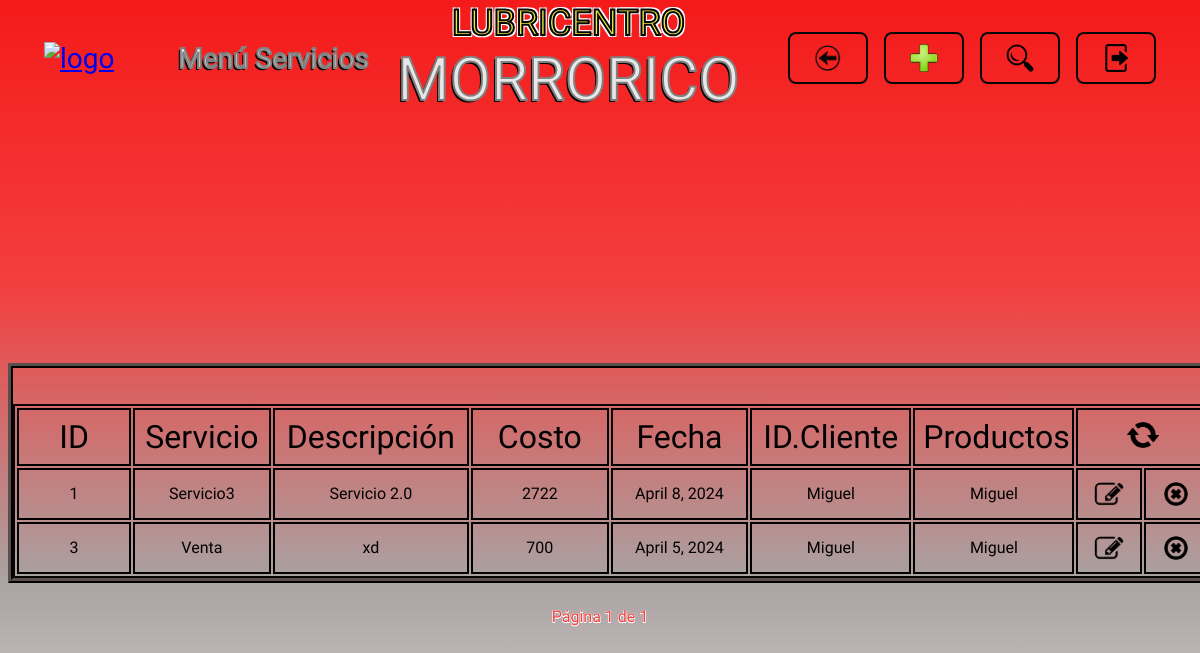
The page /servicios/ on the database as committed earlier.
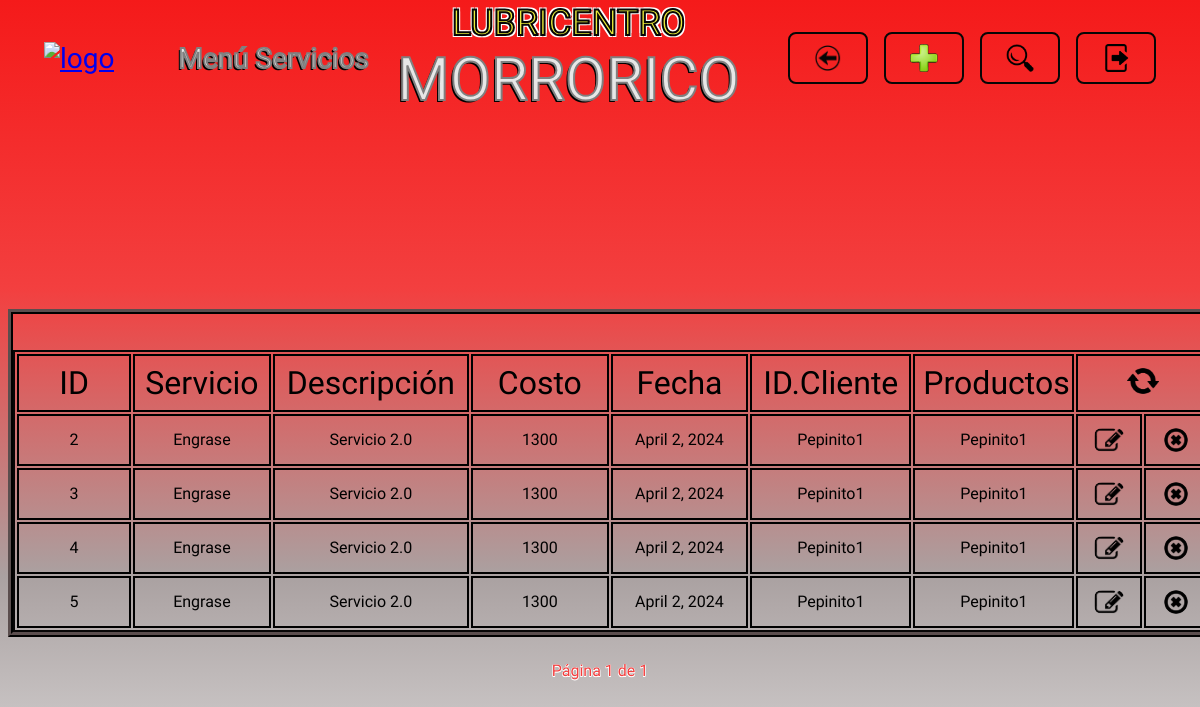
The same page on the database as committed later.
### servicios/models.py (models this page shows)
class Servicio(models.Model):
    OPCIONES_SERVICIO = [
        ("Venta", "Venta"),
        ("Engrase", "Engrase"),
    ]
    nombre_servicio = models.CharField(max_length=40, choices=OPCIONES_SERVICIO, null=False, blank=False)
    descripcion = models.CharField(max_length=200, null=True, blank=True)
    costo_total = models.IntegerField(null=False, blank=False)
    fecha = models.DateField(default=timezone.now)
    cliente = models.ForeignKey(Cliente, on_delete=models.PROTECT)

### clientes/models.py (models this page shows)
class Cliente(models.Model):
    nombre_cliente = models.CharField(max_length=50, null=False, blank=False)
    documento_identidad = models.CharField(max_length=20, null=False, blank=False)
    correo_electronico = models.EmailField(max_length=100, null=True, blank=True)
    telefono = models.CharField(max_length=15, null=True, blank=True)

### servicios/views.py (the view)
# urls.py: path('servicios/', include('servicios.urls')),
def servicios(request, servicios=None, registrado=False, eliminado=False, actualizado=False, sin_coincidencias=False, campo=None, buscar=None, error=False, mensaje_error=None, name_url="servicios"):
    if servicios is None:
        servicios = Servicio.objects.all()
    paginator = Paginator(servicios, 20)
    numero_pagina = request.GET.get('pagina')
    try:
        pagina = paginator.page(numero_pagina)
    except PageNotAnInteger:
        pagina = paginator.page(1)
    except EmptyPage:
        pagina = paginator.page(paginator.num_pages)
    return render(request, 'servicios.html', {
        "registrado": registrado,
        "eliminado": eliminado,
        "actualizado": actualizado,
        "sin_coincidencias": sin_coincidencias,
        "buscar": buscar,
        "campo": campo,
        "pagina": pagina,
        "error": error,
        "mensaje_error": mensaje_error,
        "name_url": name_url,
    })

### templates/servicios.html (shortened to what this page needs)
{% extends "layouts/base.html" %}
{% load static %}
{% block nombre_seccion %}
<p class="header__titulo letra_blanca">Menú Servicios</p>
{% endblock nombre_seccion %}
{% block boton_volver %}
<li>
    <a href="{% url "menu_opciones" %}" class="header__boton header__volver">
        <img src="{% static "images/logo_volver.png" %}" alt="volver" class="header__logo_boton">
    </a>
</li>
{% endblock boton_volver %}
{% block boton_registrar %}
<li>
    {% include "layouts/partials/boton_registrar.html" %}
</li>
{% endblock boton_registrar %}
{% block boton_buscar %}
<li>
    {% include "layouts/partials/boton_buscar.html" %}
</li>
{% endblock boton_buscar %}
{% block boton_cerrar_sesion %}
    {% include "layouts/partials/boton_cerrar_sesion.html" %}
{% endblock boton_cerrar_sesion %}
{% block cuerpo_seccion %}
<div class="contenedor tabla_registros">
    <table class="tabla_registros__tabla">
        <tr class="celdas_encabezado">
            <th class="celda tabla_registros__celda_id">ID</th>
            <th class="celda tabla_registros__celda_servicio">Servicio</th>
            <th class="celda tabla_registros__celda_descripcion">Descripción</th>
            <th class="celda tabla_registros__celda_costo_total">Costo</th>
            <th class="celda tabla_registros__celda_fecha">Fecha</th>
            <th class="celda tabla_registros__celda_info_cliente">ID.Cliente</th>
            <th class="celda tabla_registros__celda_productos">Productos</th>
            <th colspan="2" class="celda tabla_registros__celda_recargar"><a href="{% url "servicios" %}"><img src="{% static "images/logo_recargar.png" %}" alt="recargar" class="tabla_registros__recargar"></a></th>
        </tr>
        {% for servicio in pagina.object_list %}
        <tr class="celdas_datos">
            <td class="celda tabla_registros__celda_id">{{ servicio.id }}</td>
            <td class="celda tabla_registros__celda_servicio">{{ servicio.nombre_servicio }}</td>
            <td class="celda tabla_registros__celda_descripcion">{{ servicio.descripcion }}</td>
            <td class="celda tabla_registros__celda_costo_total">{{ servicio.costo_total }}</td>
            <td class="celda tabla_registros__celda_fecha">{{ servicio.fecha }}</td>
            <td class="celda tabla_registros__celda_info_cliente">{{ servicio.cliente.nombre_cliente }}</td>
            <td class="celda tabla_registros__celda_productos">{{ servicio.cliente.nombre_cliente }}</td>
            <td class="celda tabla_registros__celda_editar"><a href="#" data-registro-id={{ servicio.id }} data-app-registro="servicios" class="tabla_registros__boton boton_editar"><img src="{% static "images/logo_editar.png" %}" alt="editar" class="tabla_registros__logo_boton tabla_registros__editar"></a></td>
            <td class="celda tabla_registros__celda_eliminar"><a href="#" data-url= {% url "eliminar_servicio" servicio.id %} data-mensaje= "Servicio  {{ servicio.nombre_servicio }} con ID {{ servicio.id }} realizado al cliente {{ servicio.cliente.nombre_cliente }}" class="tabla_registros__boton boton_eliminar"><img src="{% static "images/logo_eliminar.png" %}" alt="eliminar" class="tabla_registros__logo_boton tabla_registros__eliminar"></a></td>
        </tr>
        {% endfor %}
    </table>
</div>
{% endblock cuerpo_seccion %}
{% block paginacion %}
{% include "layouts/partials/paginacion.html" %}
{% endblock paginacion %}

### templates/layouts/base.html (shortened to what this page needs)
{% load static %}
<!DOCTYPE html>
<html lang="en">
<head>
    <link rel="stylesheet" href="https://cdn.jsdelivr.net/npm/bootstrap-icons@1.11.3/font/bootstrap-icons.min.css">
    <link rel="stylesheet" href="{% static "styles.css" %}">
</head>
<body>
    {% block header %}
    <header>
        <div class="contenedor header" >
            <div class="header__bloque_logo_y_seccion">
                {% include "layouts/partials/logo.html" %}
                {% block nombre_seccion %}{% endblock nombre_seccion %}
            </div>
                {% block titulo_en_encabezado %}
                {% include "layouts/partials/titulo.html" %}
                {% endblock titulo_en_encabezado %}
            <nav>
                <ul class="header__menu">
            {% block boton_volver %}{% endblock boton_volver %}
            {% block boton_registrar %}{% endblock boton_registrar %}
            {% block boton_buscar %}{% endblock boton_buscar %}
            {% block boton_cerrar_sesion %}{% endblock boton_cerrar_sesion %}
                </ul>
            </nav>
        </div>
    </header>
    {% endblock header %}
    <main>
        <section class="contenedor seccion_principal">
            {% block cuerpo_seccion %}{% endblock cuerpo_seccion %}
            {% block paginacion %}{% endblock paginacion %}
        </section>
    </main>
</body>
</html>

### templates/layouts/partials/logo.html
{% load static %}
<a href="{% url "menu_opciones" %}">
    <img src="" alt="logo" class="header__logo">
</a>

### templates/layouts/partials/titulo.html
<div class="contenedor">
    <h1 class="titulo">
        <span class="titulo__texto_pequeño letra_amarilla">LUBRICENTRO</span>
        <span class="titulo__texto_grande letra_blanca">MORRORICO</span>
    </h1>
</div>

### templates/layouts/partials/boton_registrar.html
{% load static %}
<a href="#" id="boton_registrar" class="header__boton header__registrar">
    <img src="{% static "images/logo_mas.png" %}" alt="registrar" class="header__logo_boton">
</a>

### templates/layouts/partials/boton_buscar.html
{% load static %}
<a href="#" id="boton_buscar" class="header__boton header__buscar">
    <img src="{% static "images/logo_buscar.png" %}" alt="buscar" class="header__logo_boton">
</a>

### templates/layouts/partials/boton_cerrar_sesion.html
{% load static %}
<li>
    <a href="{% url "ingreso" %}" class="header__boton header__cerrar_sesion">
        <img src="{% static "images/logo_cerrar_sesion.png" %}" alt="cerrar sesion" class="header__logo_boton">
    </a>
</li>

### templates/forms/form_registrar_servicios.html (shortened to what this page needs)
{% load static %}

### templates/forms/form_editar_servicios.html (shortened to what this page needs)
{% load static %}

### templates/layouts/modals/modals_servicios/servicio_asignar_cliente.html (shortened to what this page needs)
{% load static %}

### templates/forms/form_registrar_clientes.html (shortened to what this page needs)
{% load static %}

### templates/layouts/modals/modals_servicios/servicio_asignar_productos.html (shortened to what this page needs)
{% load static %}

### templates/forms/form_registrar_productos.html (shortened to what this page needs)
{% load static %}

### templates/layouts/partials/paginacion.html (shortened to what this page needs)
<div class="paginacion">
    <span class="current letra_roja">Página {{ pagina.number }} de {{ pagina.paginator.num_pages }}</span>
</div>

### static/styles.css (style rules this page uses)
:root { --amarillo: rgb(235, 235, 58); --blanco: rgb(231, 231, 231); --rojo: rgb(243, 63, 63); --gris: rgb(150, 150, 150); --negro: rgb(7, 6, 6); --rojo-gris: linear-gradient(to bottom, rgb(245, 26, 26), rgb(243, 63, 63), rgb(170, 161, 161), rgb(231, 231, 231)); --max-width: 1400px; --header-heigth: 100px; --input-disabled: rgb(231, 231, 231, 0.7); }
* { font-family: "Lilita One", sans-serif; font-weight: 400; font-style: normal; }
body { background: var(--rojo-gris); background-repeat: no-repeat; min-height: 100vh; background-size: cover; }
.contenedor { max-width: var(--max-width); margin: 0 auto; }
.titulo { display: flex; flex-direction: column; text-align: center; }
.titulo__texto_pequeño { font-size: 36px; }
.titulo__texto_grande { font-size: 60px; }
.letra_amarilla { color: var(--amarillo); -webkit-text-stroke: 2px var(--negro); text-shadow: -2px -2px 0 white, 2px -2px 0 white, -2px 2px 0 white, 2px 2px 0 white; }
.letra_blanca { color: var(--blanco); -webkit-text-stroke: 2px gray; text-shadow: -2px 2px 0 black; }
.letra_roja { color: var(--rojo); text-shadow: -0.5px -0.5px 0 white, 0.5px -0.5px 0 white, -0.5px 0.5px 0 white, 0.5px 0.5px 0 white; }
.header { display: flex; align-items: center; font-size: 28px; height: var(--header-heigth); justify-content: space-between; }
.header__bloque_logo_y_seccion { display: flex; align-items: center; margin-left: 36px; gap: 4rem; }
.header__menu { list-style: none; display: flex; align-items: center; justify-content: flex-end; margin-right: 36px; gap: 1rem; width: 348px; }
.header__boton { display: flex; justify-content: center; align-items: center; height: 32px; font-size: 28px; padding: 8px 24px; border: 2px solid var(--negro); border-radius: 8px; text-decoration: none; }
.header__logo_boton { width: 28px; }
.seccion_principal { display: flex; flex-direction: column; justify-content: center; align-items: center; height: calc(100vh - var(--header-heigth)); margin-top: 48px; }
.tabla_registros { display: flex; justify-content: center; overflow-x: auto; border: 5px ridge var(--negro); }
.tabla_registros__tabla { border: 2px solid var(--negro); table-layout: fixed; margin-top: 36px; width: 1200px; }
.celdas_encabezado { font-size: 32px; border: 2px solid var(--negro); }
.tabla_registros__celda_id { width: 8%; min-width: 8%; }
.tabla_registros__celda_editar, .tabla_registros__celda_eliminar, .tabla_registros__celda_asignar { width: 5%; min-width: 5%; }
.tabla_registros__celda_servicio, .tabla_registros__celda_costo_total, .tabla_registros__celda_fecha { width: 10%; min-width: 10%; }
.tabla_registros__celda_info_cliente, .tabla_registros__celda_productos { width: 12%; min-width: 12%; }
.tabla_registros__celda_descripcion { width: 15%; min-width: 15%; }
.celda { white-space: nowrap; overflow-x: auto; padding: 8px; border: 2px solid black; }
.celdas_datos { text-align: center; font-size: 16px; }
.tabla_registros__boton { display: inline-block; margin-top: 4px; }
.tabla_registros__logo_boton { display: block; width: 100%; margin: 0; padding: 0; height: 24px; border-radius: 8px; }
.tabla_registros__eliminar { border-radius: 16px; }
.tabla_registros__recargar { width: 32px; border-radius: 50%; }
.paginacion { margin: 24px; display: flex; gap: 1rem; }

Rows that differ between the two databases and show on the page:
removed Servicio: id "1", nombre_servicio "Servicio3", descripcion "Servicio 2.0", costo_total "2722", fecha "April 8, 2024", cliente.nombre_cliente "Miguel"
added Servicio: id "2", nombre_servicio "Engrase", descripcion "Servicio 2.0", costo_total "1300", fecha "April 2, 2024", cliente.nombre_cliente "Pepinito1"
changed Servicio id 3: nombre_servicio "Venta" → "Engrase"; descripcion "xd" → "Servicio 2.0"; costo_total "700" → "1300"; fecha "April 5, 2024" → "April 2, 2024"; cliente.nombre_cliente "Miguel" → "Pepinito1"
added Servicio: id "4", nombre_servicio "Engrase", descripcion "Servicio 2.0", costo_total "1300", fecha "April 2, 2024", cliente.nombre_cliente "Pepinito1"
added Servicio: id "5", nombre_servicio "Engrase", descripcion "Servicio 2.0", costo_total "1300", fecha "April 2, 2024", cliente.nombre_cliente "Pepinito1"
